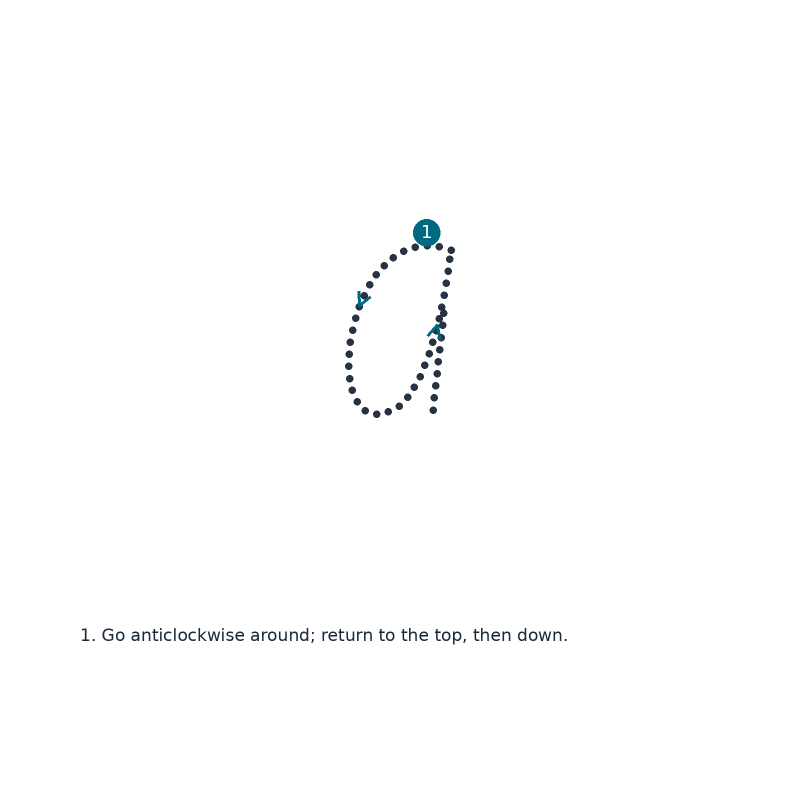
#> input picture tools/nsw-alphabet/lowercase/instructions/a_lowercase_instructions.png, 1600 x 1600 px (shown at 1/2 size)
$ python make-trace-cards.py
#> lines starting #> are read from the running program, lines starting #| are printed output that depends on the picture
#!/usr/bin/env python3
"""Builds the Letter Formation cards (public/trace/{lower,upper}/{arrows,dots}/<letter>.png) from the
NSW Foundation Style tracing alphabet in tools/nsw-alphabet (104 transparent PNGs, 1600 x 1600, one
shared scale and baseline; see READ_ME.txt there). Each card is a white square with three writing lines
(top line, dotted middle line, baseline) and the letter placed so that capitals and ascenders touch the
top line, small letters sit between the middle line and the baseline, and tails drop into the space
below. "arrows" cards use the pack's instruction images (numbered starts and direction arrows); the
cue sentence printed at the foot of those images is left off, because it is unreadable at card size.
Run: python3 tools/make-trace-cards.py   (needs Pillow)
"""
import os, sys, glob
if os.environ.get("PIL_DIR"): sys.path.append(os.environ["PIL_DIR"])  # for `python3 -I` runs, where user site-packages are off
from PIL import Image, ImageDraw

HERE = os.path.dirname(os.path.abspath(__file__))
SRC = os.path.join(HERE, "nsw-alphabet")
OUT = os.path.join(HERE, "..", "public", "trace")
SIZE = 1000  # card pixels

# Where the letters sit in every source image (measured across the pack).
SRC_TOP, SRC_MID, SRC_BASE = 173, 484, 827
# Where the writing lines sit on the card, as a fraction of its height. Tails reach ~0.99.
TOP, BASE = 0.08, 0.68
SCALE = (BASE - TOP) * SIZE / (SRC_BASE - SRC_TOP)
MID = TOP + (SRC_MID - SRC_TOP) * SCALE / SIZE
LINE_TOP, LINE_MID, LINE_BASE = (0xAA, 0xB7, 0xCC), (0xC9, 0xD3, 0xE3), (0xAA, 0xB7, 0xCC)

def card(src_path, out_path):
#> called with out_path = 'tools/../public/trace/lower/arrows/a.png'
    src = Image.open(src_path).convert("RGBA")
#> src is the input picture: PIL image 1600x1600 RGBA; mean R, G, B, A 0.2, 0.4, 0.5, 1.7
    # Drop the cue sentence (everything below the descender space) before scaling.
    src = src.crop((0, 0, 1600, 1200))
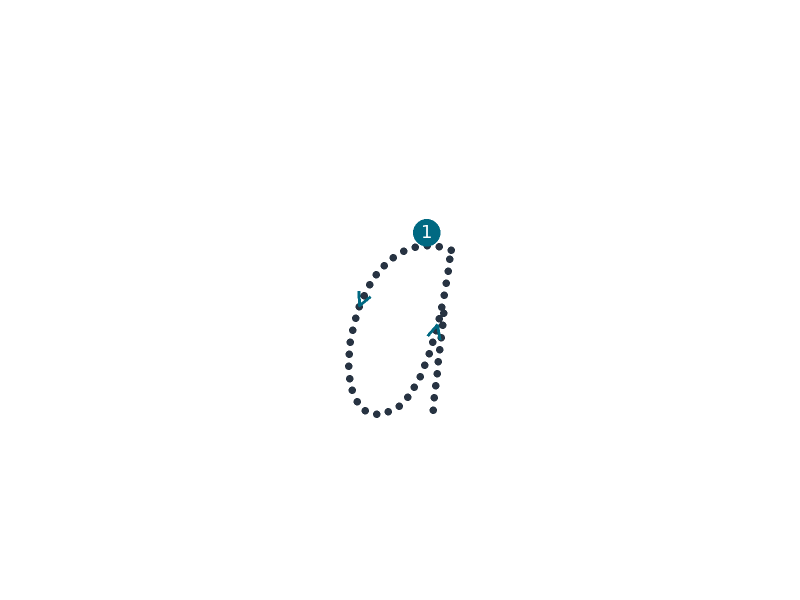
#> src: PIL image 1600x1200 RGBA (shown at 1/2 size); mean R, G, B, A 0.2, 0.4, 0.5, 1.4; transparent parts drawn white
    w, h = int(round(1600 * SCALE)), int(round(1200 * SCALE))
    letter = src.resize((w, h), Image.LANCZOS)
    im = Image.new("RGBA", (SIZE, SIZE), (255, 255, 255, 255))
#> im: PIL image 1000x1000 RGBA; every value is 255
    d = ImageDraw.Draw(im)
    lw = max(2, SIZE // 500)
    x0, x1 = int(SIZE * 0.06), int(SIZE * 0.94)
    d.line([(x0, TOP * SIZE), (x1, TOP * SIZE)], fill=LINE_TOP, width=lw)
    d.line([(x0, BASE * SIZE), (x1, BASE * SIZE)], fill=LINE_BASE, width=lw + 1)
    dash, gap, x = SIZE // 45, SIZE // 55, x0
    while x < x1:
        d.line([(x, MID * SIZE), (min(x + dash, x1), MID * SIZE)], fill=LINE_MID, width=lw)
        x += dash + gap
#> after the loop, x = 940
    # Letters are centred in the source at x = 800: put that at the card's centre, top line to top line.
    ox = int(round(SIZE / 2 - 800 * SCALE))
    oy = int(round(TOP * SIZE - SRC_TOP * SCALE))
    im.alpha_composite(letter, (ox, oy))
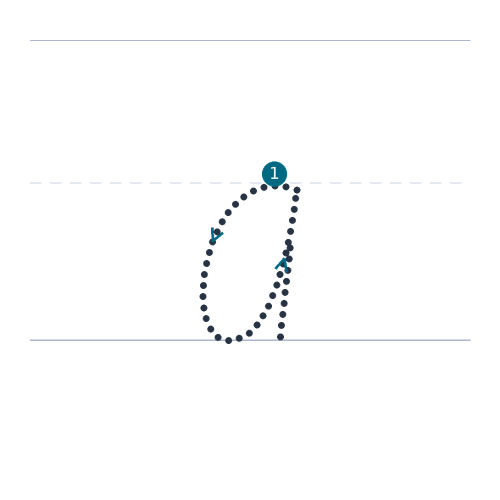
#> im: PIL image 1000x1000 RGBA (shown at 1/2 size); mean R, G, B, A 252.6, 253, 253.2, 255
    os.makedirs(os.path.dirname(out_path), exist_ok=True)
    im.convert("RGB").save(out_path, "PNG", optimize=True)

n = 0
for case, folder in (("lower", "lowercase"), ("upper", "uppercase")):
    for guide, sub in (("arrows", "instructions"), ("dots", "dots_only")):
        for src in sorted(glob.glob(os.path.join(SRC, folder, sub, "*.png"))):
            letter = os.path.basename(src)[0]
            card(src, os.path.join(OUT, case, guide, f"{letter}.png"))
            n += 1
print(f"{n} cards → {os.path.relpath(OUT)}  (lines at {TOP:.2f} / {MID:.3f} / {BASE:.2f} of the card)")
